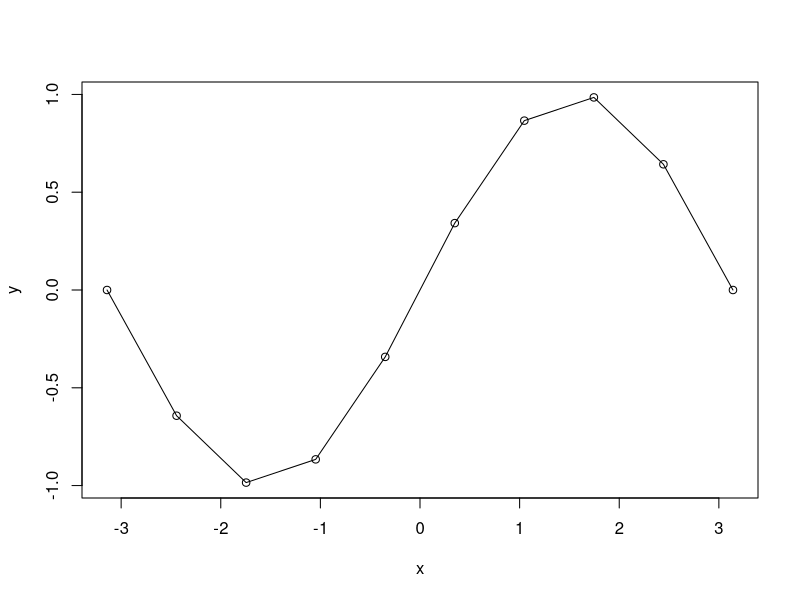
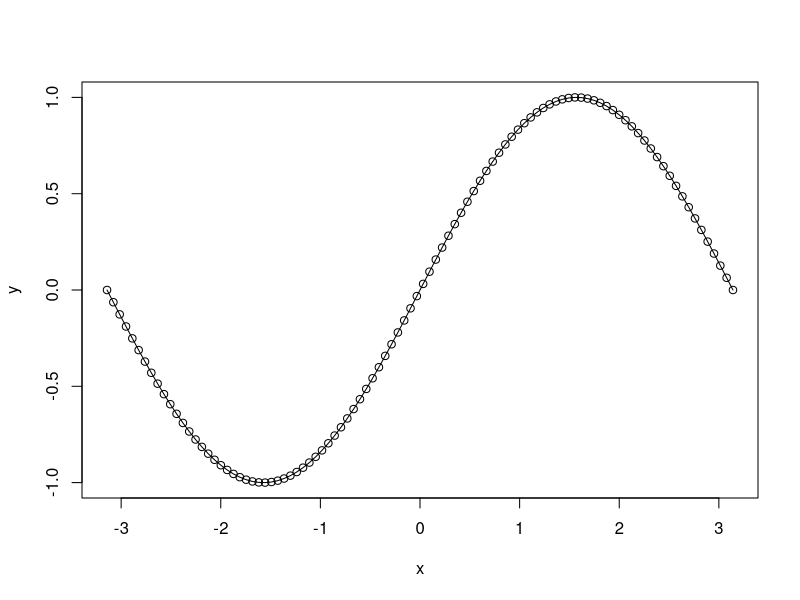
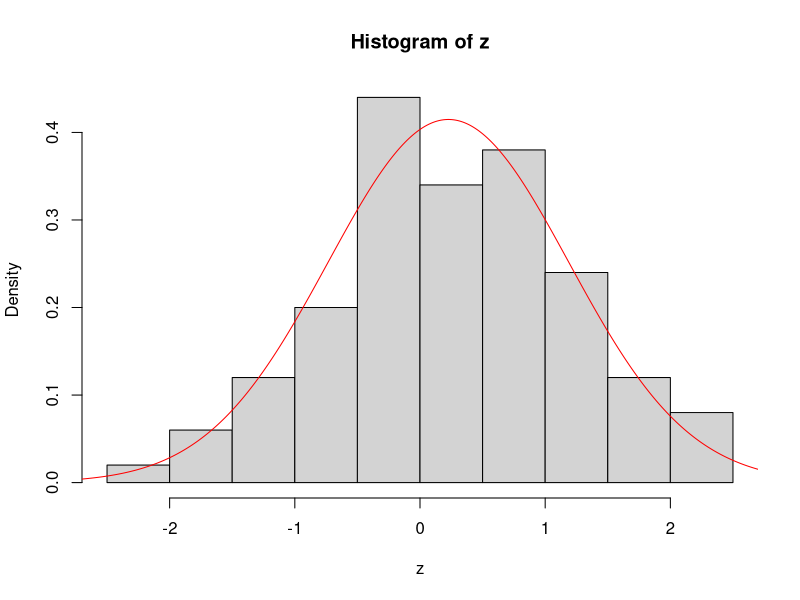

The R source for these figures, in order:
## ---- chunk 1
a <- "My name"
a
## ---- chunk 2
mynumbers <- c(3,5,6,7,9)
mynumbers
mynumbers <- c(1:10)
mynumbers
## ---- chunk 3
a <- seq(0.5,2.5, length=100)
a
b <- seq(1,10,1)
b
mynumbers <- 1:12
m <-matrix(mynumbers, nrow=4)
m
## ---- chunk 4
x<-seq(-pi,pi,length=10)
y<-sin(x)
plot(x,y)
lines(x,y)
## ---- chunk 5
x<-seq(-pi,pi,length=100)
y<-sin(x)
plot(x,y)
lines(x,y)
## ---- chunk 6
z<-rnorm(100)
hist(z, prob=TRUE)
mu<-mean(z)
sig<-sd(z)
x<-seq(-4,4,length=500)
y<-dnorm(x,mu,sig)
lines(x,y, col='red')
